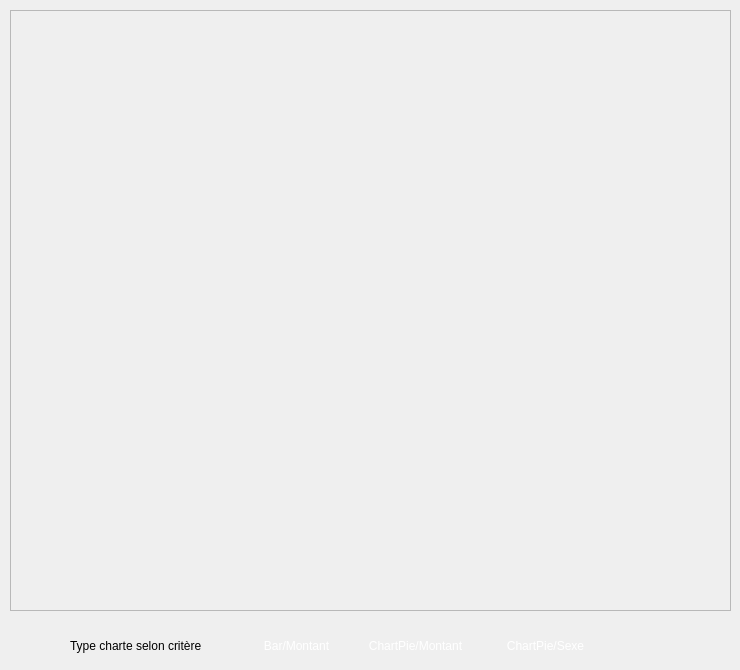
    <widget class="QWidget" name="page_stat">
     <widget class="QFrame" name="frame_stat">
      <property name="geometry">
       <rect>
        <x>10</x>
        <y>10</y>
        <width>721</width>
        <height>601</height>
       </rect>
      </property>
      <property name="frameShape">
       <enum>QFrame::StyledPanel</enum>
      </property>
      <property name="frameShadow">
       <enum>QFrame::Raised</enum>
      </property>
     </widget>
     <widget class="QPushButton" name="PBstatMontant">
      <property name="geometry">
       <rect>
        <x>350</x>
        <y>630</y>
        <width>131</width>
        <height>31</height>
       </rect>
      </property>
      <property name="styleSheet">
       <string notr="true">QPushButton {
            color: white;
            border-image: url(:/img/bouton.png) 3 10 3 10;

            border-top: 3px transparent;
            border-bottom: 3px transparent;
            border-right: 10px transparent;
            border-left: 10px transparent;
        }</string>
      </property>
      <property name="text">
       <string>ChartPie/Montant</string>
      </property>
     </widget>
     <widget class="QPushButton" name="PBstatSexe">
      <property name="geometry">
       <rect>
        <x>490</x>
        <y>630</y>
        <width>111</width>
        <height>31</height>
       </rect>
      </property>
      <property name="styleSheet">
       <string notr="true">QPushButton {
            color: white;
            border-image: url(:/img/bouton.png) 3 10 3 10;

            border-top: 3px transparent;
            border-bottom: 3px transparent;
            border-right: 10px transparent;
            border-left: 10px transparent;
        }
</string>
      </property>
      <property name="text">
       <string>ChartPie/Sexe</string>
      </property>
     </widget>
     <widget class="QPushButton" name="PBstatBar">
      <property name="geometry">
       <rect>
        <x>250</x>
        <y>630</y>
        <width>93</width>
        <height>31</height>
       </rect>
      </property>
      <property name="styleSheet">
       <string notr="true">QPushButton {
            color: white;
            border-image: url(:/img/bouton.png) 3 10 3 10;

            border-top: 3px transparent;
            border-bottom: 3px transparent;
            border-right: 10px transparent;
            border-left: 10px transparent;
        }</string>
      </property>
      <property name="text">
       <string>Bar/Montant</string>
      </property>
     </widget>
     <widget class="QLabel" name="label_17">
      <property name="geometry">
       <rect>
        <x>70</x>
        <y>630</y>
        <width>171</width>
        <height>31</height>
       </rect>
      </property>
      <property name="font">
       <font>
        <pointsize>9</pointsize>
       </font>
      </property>
      <property name="text">
       <string>Type charte selon critère</string>
      </property>
     </widget>
    </widget>
